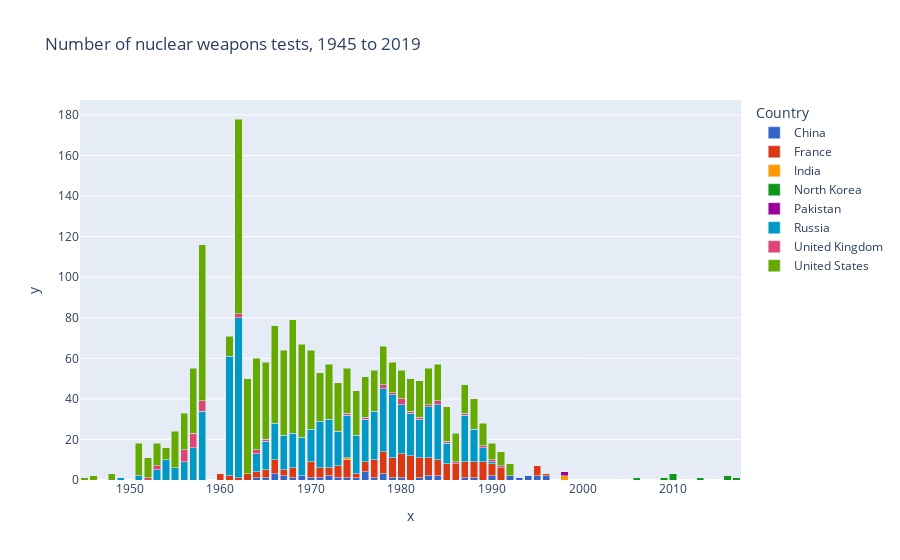

Notebook cell for this chart:
### Code cell
fig3 = px.bar(
    data_frame=df3.sort_values(by=["country_name"]),
    x=df3["year"],
    y=df3["nuclear_weapons_tests"],
    color=df3["country_name"],
    barmode="stack",
    height=600,
    hover_name=df3["country_name"],
    #hover_data=,
    #labels=,
    title="Number of nuclear weapons tests, 1945 to 2019",
    labels={"color": "Country"},
    color_discrete_sequence=px.colors.qualitative.G10
)

fig3.show()

### Figure 1 — Plotly figure (JSON) as saved in the notebook; plotly's stock layout.template omitted (floating-point values rounded to 4 significant figures)
{"data": [{"alignmentgroup": "True", "hovertemplate": "<b>%{hovertext}</b><br><br>Country=China<br>x=%{x}<br>y=%{y}<extra></extra>", "hovertext": ["China", "China", "China", "China", "China", "China", "China", "China", "China", "China", "China", "China", "China", "China", "China", "China", "China", "China", "China", "China", "China", "China", "China", "China", "China", "China", "China", "China"], "legendgroup": "China", "marker": {"color": "#3366CC", "pattern": {"shape": ""}}, "name": "China", "offsetgroup": "China", "orientation": "v", "showlegend": true, "textposition": "auto", "type": "bar", "x": [1964, 1965, 1966, 1967, 1968, 1969, 1970, 1971, 1972, 1973, 1974, 1975, 1976, 1977, 1978, 1979, 1980, 1982, 1983, 1984, 1987, 1988, 1990, 1992, 1993, 1994, 1995, 1996], "xaxis": "x", "y": [1, 1, 3, 2, 1, 2, 1, 1, 2, 1, 1, 1, 4, 1, 3, 1, 1, 1, 2, 2, 1, 1, 2, 2, 1, 2, 2, 2], "yaxis": "y"}, {"alignmentgroup": "True", "hovertemplate": "<b>%{hovertext}</b><br><br>Country=France<br>x=%{x}<br>y=%{y}<extra></extra>", "hovertext": ["France", "France", "France", "France", "France", "France", "France", "France", "France", "France", "France", "France", "France", "France", "France", "France", "France", "France", "France", "France", "France", "France", "France", "France", "France", "France", "France", "France", "France", "France", "France", "France", "France"], "legendgroup": "France", "marker": {"color": "#DC3912", "pattern": {"shape": ""}}, "name": "France", "offsetgroup": "France", "orientation": "v", "showlegend": true, "textposition": "auto", "type": "bar", "x": [1960, 1961, 1962, 1963, 1964, 1965, 1966, 1967, 1968, 1970, 1971, 1972, 1973, 1974, 1975, 1976, 1977, 1978, 1979, 1980, 1981, 1982, 1983, 1984, 1985, 1986, 1987, 1988, 1989, 1990, 1991, 1995, 1996], "xaxis": "x", "y": [3, 2, 1, 3, 3, 4, 7, 3, 5, 8, 5, 4, 6, 9, 2, 5, 9, 11, 10, 12, 12, 10, 9, 8, 8, 8, 8, 8, 9, 6, 6, 5, 1], "yaxis": "y"}, {"alignmentgroup": "True", "hovertemplate": "<b>%{hovertext}</b><br><br>Country=India<br>x=%{x}<br>y=%{y}<extra></extra>", "hovertext": ["India", "India"], "legendgroup": "India", "marker": {"color": "#FF9900", "pattern": {"shape": ""}}, "name": "India", "offsetgroup": "India", "orientation": "v", "showlegend": true, "textposition": "auto", "type": "bar", "x": [1974, 1998], "xaxis": "x", "y": [1, 2], "yaxis": "y"}, {"alignmentgroup": "True", "hovertemplate": "<b>%{hovertext}</b><br><br>Country=North Korea<br>x=%{x}<br>y=%{y}<extra></extra>", "hovertext": ["North Korea", "North Korea", "North Korea", "North Korea", "North Korea", "North Korea"], "legendgroup": "North Korea", "marker": {"color": "#109618", "pattern": {"shape": ""}}, "name": "North Korea", "offsetgroup": "North Korea", "orientation": "v", "showlegend": true, "textposition": "auto", "type": "bar", "x": [2006, 2009, 2010, 2013, 2016, 2017], "xaxis": "x", "y": [1, 1, 3, 1, 2, 1], "yaxis": "y"}, {"alignmentgroup": "True", "hovertemplate": "<b>%{hovertext}</b><br><br>Country=Pakistan<br>x=%{x}<br>y=%{y}<extra></extra>", "hovertext": ["Pakistan"], "legendgroup": "Pakistan", "marker": {"color": "#990099", "pattern": {"shape": ""}}, "name": "Pakistan", "offsetgroup": "Pakistan", "orientation": "v", "showlegend": true, "textposition": "auto", "type": "bar", "x": [1998], "xaxis": "x", "y": [2], "yaxis": "y"}, {"alignmentgroup": "True", "hovertemplate": "<b>%{hovertext}</b><br><br>Country=Russia<br>x=%{x}<br>y=%{y}<extra></extra>", "hovertext": ["Russia", "Russia", "Russia", "Russia", "Russia", "Russia", "Russia", "Russia", "Russia", "Russia", "Russia", "Russia", "Russia", "Russia", "Russia", "Russia", "Russia", "Russia", "Russia", "Russia", "Russia", "Russia", "Russia", "Russia", "Russia", "Russia", "Russia", "Russia", "Russia", "Russia", "Russia", "Russia", "Russia", "Russia", "Russia", "Russia"], "legendgroup": "Russia", "marker": {"color": "#0099C6", "pattern": {"shape": ""}}, "name": "Russia", "offsetgroup": "Russia", "orientation": "v", "showlegend": true, "textposition": "auto", "type": "bar", "x": [1949, 1951, 1953, 1954, 1955, 1956, 1957, 1958, 1961, 1962, 1964, 1965, 1966, 1967, 1968, 1969, 1970, 1971, 1972, 1973, 1974, 1975, 1976, 1977, 1978, 1979, 1980, 1981, 1982, 1983, 1984, 1985, 1987, 1988, 1989, 1990], "xaxis": "x", "y": [1, 2, 5, 10, 6, 9, 16, 34, 59, 79, 9, 14, 18, 17, 17, 19, 16, 23, 24, 17, 21, 19, 21, 24, 31, 31, 24, 21, 19, 25, 27, 10, 23, 16, 7, 1], "yaxis": "y"}, {"alignmentgroup": "True", "hovertemplate": "<b>%{hovertext}</b><br><br>Country=United Kingdom<br>x=%{x}<br>y=%{y}<extra></extra>", "hovertext": ["United Kingdom", "United Kingdom", "United Kingdom", "United Kingdom", "United Kingdom", "United Kingdom", "United Kingdom", "United Kingdom", "United Kingdom", "United Kingdom", "United Kingdom", "United Kingdom", "United Kingdom", "United Kingdom", "United Kingdom", "United Kingdom", "United Kingdom", "United Kingdom", "United Kingdom", "United Kingdom", "United Kingdom", "United Kingdom", "United Kingdom"], "legendgroup": "United Kingdom", "marker": {"color": "#DD4477", "pattern": {"shape": ""}}, "name": "United Kingdom", "offsetgroup": "United Kingdom", "orientation": "v", "showlegend": true, "textposition": "auto", "type": "bar", "x": [1952, 1953, 1956, 1957, 1958, 1962, 1964, 1965, 1974, 1976, 1978, 1979, 1980, 1981, 1982, 1983, 1984, 1985, 1986, 1987, 1989, 1990, 1991], "xaxis": "x", "y": [1, 2, 6, 7, 5, 2, 2, 1, 1, 1, 2, 1, 3, 1, 1, 1, 2, 1, 1, 1, 1, 1, 1], "yaxis": "y"}, {"alignmentgroup": "True", "hovertemplate": "<b>%{hovertext}</b><br><br>Country=United States<br>x=%{x}<br>y=%{y}<extra></extra>", "hovertext": ["United States", "United States", "United States", "United States", "United States", "United States", "United States", "United States", "United States", "United States", "United States", "United States", "United States", "United States", "United States", "United States", "United States", "United States", "United States", "United States", "United States", "United States", "United States", "United States", "United States", "United States", "United States", "United States", "United States", "United States", "United States", "United States", "United States", "United States", "United States", "United States", "United States", "United States", "United States", "United States", "United States", "United States", "United States"], "legendgroup": "United States", "marker": {"color": "#66AA00", "pattern": {"shape": ""}}, "name": "United States", "offsetgroup": "United States", "orientation": "v", "showlegend": true, "textposition": "auto", "type": "bar", "x": [1945, 1946, 1948, 1951, 1952, 1953, 1954, 1955, 1956, 1957, 1958, 1961, 1962, 1963, 1964, 1965, 1966, 1967, 1968, 1969, 1970, 1971, 1972, 1973, 1974, 1975, 1976, 1977, 1978, 1979, 1980, 1981, 1982, 1983, 1984, 1985, 1986, 1987, 1988, 1989, 1990, 1991, 1992], "xaxis": "x", "y": [1, 2, 3, 16, 10, 11, 6, 18, 18, 32, 77, 10, 96, 47, 45, 38, 48, 42, 56, 46, 39, 24, 27, 24, 22, 22, 20, 20, 19, 15, 14, 16, 18, 18, 18, 17, 14, 14, 15, 11, 8, 7, 6], "yaxis": "y"}], "layout": {"autosize": true, "barmode": "stack", "legend": {"title": {"text": "Country"}, "tracegroupgap": 0}, "title": {"text": "Number of nuclear weapons tests, 1945 to 2019"}, "xaxis": {"anchor": "y", "autorange": true, "domain": [0, 1], "range": [1944.0, 2018.0], "title": {"text": "x"}, "type": "linear"}, "yaxis": {"anchor": "x", "autorange": true, "domain": [0, 1], "range": [0, 187.4], "title": {"text": "y"}, "type": "linear"}}}
